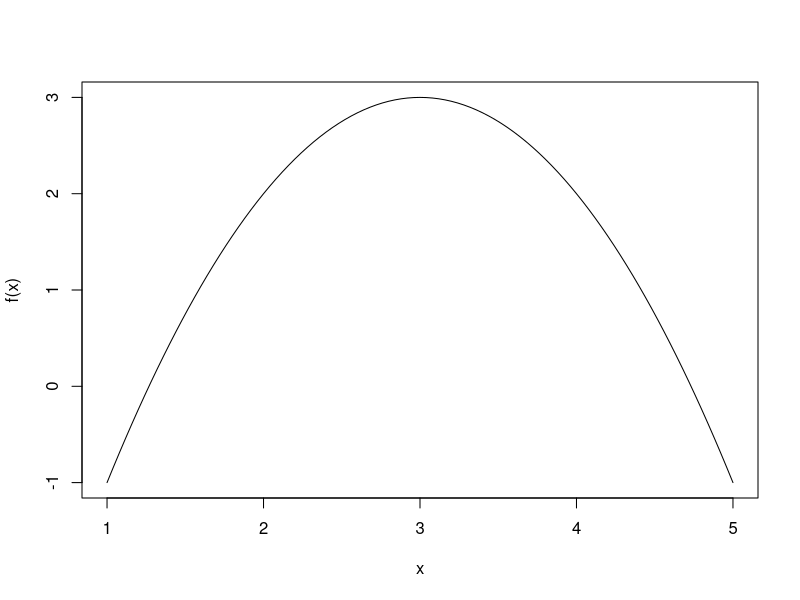
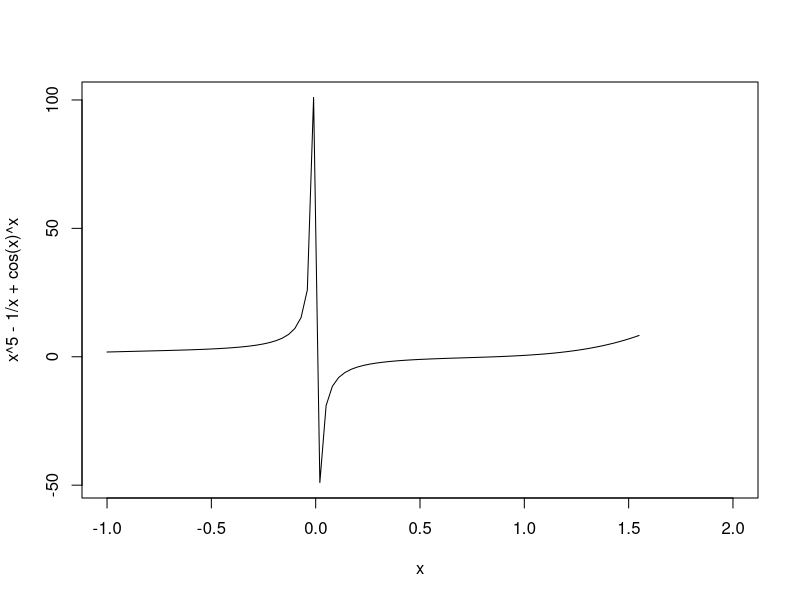
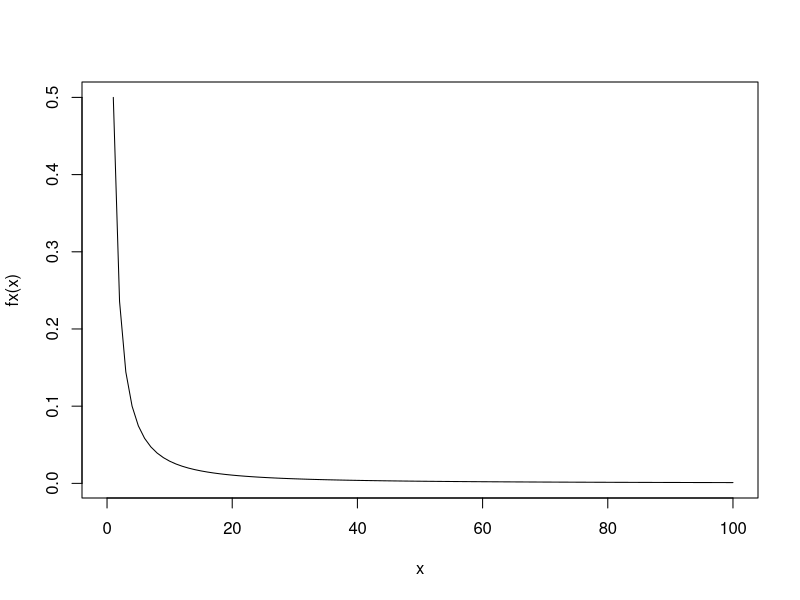
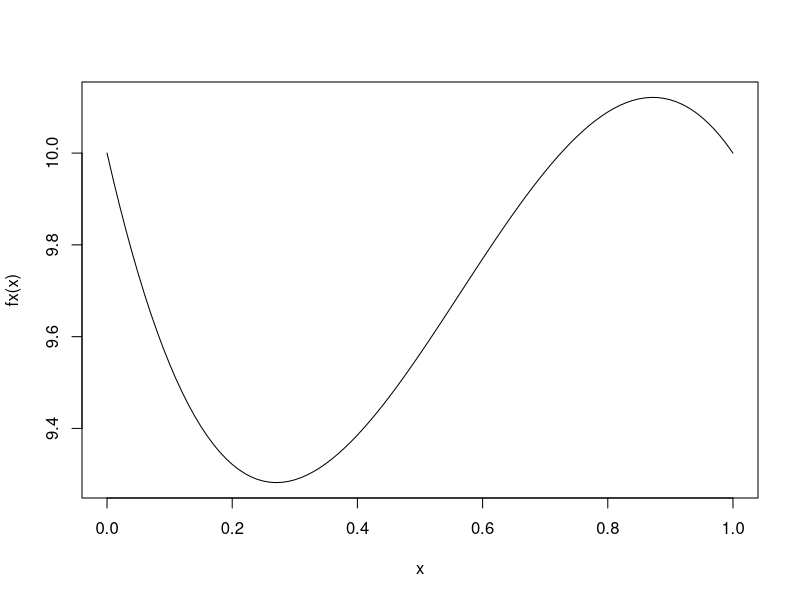

These charts were generated, in order, by the following R code:
## ---- chunk 1
    fd = function(f, x, h = x*sqrt(.Machine$double.eps)){ # 작은 h 
      return((f(x+h)-f(x))/h)  # 전진차분
    }
## ---- chunk 2
f = function(x) - x^2 + 6*x - 6
curve(f,1,5)
## ---- chunk 3
fd(f, 2, h = 1)
## ---- chunk 4
fd(f, 2, h = .5)
## ---- chunk 5
fd(f, 2, h = .1)
## ---- chunk 6
fd(f, 2, h = .1e-6)
## ---- chunk 7
fx = expression(-x^2 +6*x -6, "x")
dfx = D(fx, 'x')
dfx
## ---- chunk 8
f <- function(x) eval(c(dfx)[[1]])
f(2)
## ---- chunk 9
fx = expression(x^5 -1/x + cos(x)^x,'x')
curve(x^5 -1/x + cos(x)^x, -1, 2)
## ---- chunk 10
D(fx, "x")
## ---- chunk 11
fxyz = expression((x*y)^5 - 1/x^z + cos(x)^x)
exp = deriv(fxyz, c("x", "y", "z"))
exp
## ---- chunk 12
f2 = function(x,y,z) eval(c(exp))
f2(1,1,1)
## ---- chunk 13
fx = function(x) 1/ ((x+1)*sqrt(x))
curve(fx, 0, 100)
## ---- chunk 14
integrate(fx, lower=0, upper=Inf)
## ---- chunk 15
fx = function(x) x^4 - 10*x^3 + 15*x^2 - 6*x + 10
curve(fx)
## ---- chunk 16
# x^4 - 10x^3 -6x + 10이라는 함수가 있을 때, 0~1까지 적분한다면?

Integr_by_song = function(from, to, N){
  sum = 0         # 처음에는 0으로
  h = (to - from)/N     # 전체구간(1~0)을 n개로 나누면 직사각형 밑변의 길이 산출
  for (i in 1:N) sum = sum + h * fx(from + i*h)  #오른쪽 직사각형으로 가면서 높이 f(x)와 h를 곱해가며 더함
  return(sum)
}
## ---- chunk 17
Integr_by_song(0, 1, 10)
## ---- chunk 18
integrate(fx, 0, 1)
## ---- chunk 19
fx = function(x) x^2
integrate(fx, -2, 2)
## ---- chunk 20
# 시뮬레이션으로 했을 때 

set.seed(132)
a = -2
b = 2
c = 0
d = 4
n = 10^5

# x = -2~2, y = 0~4 까지의 영역에서 random으로 데이터 생성 
x = runif(n, a, b)    
y = runif(n, c, d)

# y값이 f(x)보다 작은 케이스를 전체 케이스에서 나눠줌
temp = sum(y<fx(x))/n
16*temp
